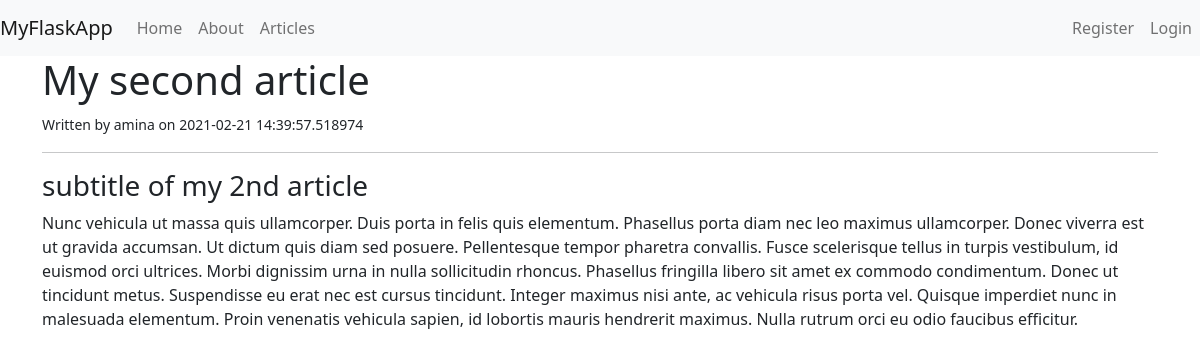
The app's page /article/4/ with its own data.
### app.py (models this page shows, shortened)
class Articles(db.Model):
    __tablename__ = 'articles'
    id = db.Column(db.Integer, primary_key=True)
    title = db.Column(db.String(100))
    subtitle = db.Column(db.String(200))
    author = db.Column(db.String(200))
    body = db.Column(db.Text())
    create_date = db.Column(db.DateTime)

### app.py (the view)
@app.route('/article/<string:id>/')
def article(id):
    fetched_article= Articles.query.filter_by(id = id).first()
    return render_template('article.html', article=fetched_article)

### templates/article.html
{% extends 'layout.html' %}
{% block body %}
  <h1>{{article.title}}</h1>
  <small>Written by {{article.author}} on {{article.create_date}}</small>
  <hr>
  <div>
    <h3>{{article.subtitle}}</h3>
    {{article.body | safe}}
  </div>
{% endblock %}

### records on screen
Articles: title "My second article", author "amina", create_date "2021-02-21 14:39:57.518974", subtitle "subtitle of my 2nd article", body "Nunc vehicula ut massa quis ullamcorper. Duis porta in felis quis elementum. Phasellus porta diam nec leo maximus ullamcorper. Donec viverra est ut gravida accumsan. Ut dictum quis diam sed posuere. Pellentesque tempor pharetra convallis. Fusce scelerisque tellus in turpis vestibulum, id euismod orci ultrices. Morbi dignissim urna in nulla sollicitudin rhoncus. Phasellus fringilla libero sit amet ex commodo condimentum. Donec ut tincidunt metus. Suspendisse eu erat nec est cursus tincidunt. Integer maximus nisi ante, ac vehicula risus porta vel. Quisque imperdiet nunc in malesuada elementum. Proin venenatis vehicula sapien, id lobortis mauris hendrerit maximus. Nulla rutrum orci eu odio…"
